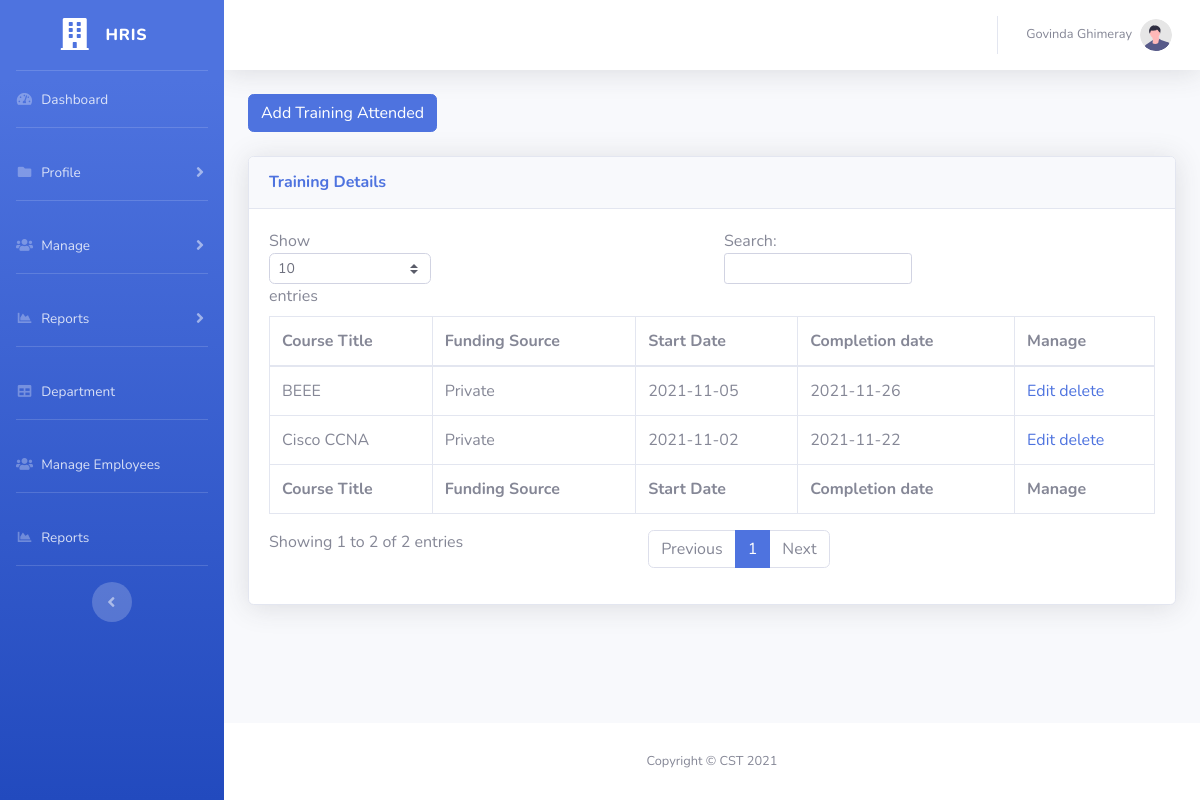
/trainings.php (signed in), run on the app's committed database.
### tables this page shows
CREATE TABLE `employee` (
  `employee_id` bigint(14) NOT NULL,
  `cid` bigint(11) NOT NULL,
  `name` varchar(50) NOT NULL,
  `gender` varchar(10) NOT NULL,
  `dob` date NOT NULL,
  `email` varchar(50) NOT NULL,
  `mobile` int(11) NOT NULL,
  `designation` int(11) NOT NULL,
  `department` int(11) NOT NULL,
  `nationality` varchar(20) NOT NULL,
  `address` varchar(255) NOT NULL,
  `service_status` int(11) NOT NULL,
  `position_level` int(11) NOT NULL
);

CREATE TABLE `training` (
  `tr_id` int(11) NOT NULL,
  `course_title` varchar(50) NOT NULL,
  `start_date` date NOT NULL,
  `end_date` date NOT NULL,
  `emp_id` bigint(14) NOT NULL,
  `funding_source` varchar(50) NOT NULL,
  `remarks` varchar(255) NOT NULL,
  `verification_status` int(2) NOT NULL DEFAULT 0
);

### trainings.php (the view, shortened to what this page needs)
<?php
include('./include/header.php');
?>
                <div class="container-fluid">
                    <p class="mb-4"><a href="add_training.php" type="button" class="btn btn-primary btn-user">Add Training Attended</a></p>
                    <div class="card shadow mb-4">
                        <div class="card-header py-3">
                            <h6 class="m-0 font-weight-bold text-primary">Training Details</h6>
                        </div>
                        <div class="card-body">
                            <div class="table-responsive">
                                <table class="table table-bordered" id="dataTable" width="100%" cellspacing="0">
                                    <thead>
                                        <tr>
                                            <th>Course Title</th>
                                            <th>Funding Source</th>
                                            <th>Start Date</th>
                                            <th>Completion date</th>
                                            <th>Manage</th>
                                        </tr>
                                    </thead>
                                    <tfoot>
                                        <tr>
                                            <th>Course Title</th>
                                            <th>Funding Source</th>
                                            <th>Start Date</th>
                                            <th>Completion date</th>
                                            <th>Manage</th>
                                        </tr>
                                    </tfoot>
                                    <tbody>
                                        <?php
                                        $tr_Qry=mysqli_query($con,"SELECT `tr_id`, `course_title`, `start_date`, `end_date`, `emp_id`, `funding_source`, `remarks` FROM `training` WHERE emp_id=".$emp_id);
                                        while(list($tr_id, $course_title, $start_date, $end_date, $emp_id, $funding_source, $remarks)=mysqli_fetch_row($tr_Qry)){
                                        ?>
                                        <tr>
                                            <td><?=$course_title;?></td>
                                            <td><?=$funding_source;?></td>
                                            <td><?=$start_date;?></td>
                                            <td><?=$end_date;?></td>
                                            <td><a href="edit_training.php?id=<?=$tr_id;?>">Edit</a> <a href="#" onclick="confirmDelete()">delete</a></td>
                                        </tr>
                                        <?php
                                        }
                                        ?>
                                    </tbody>
                                </table>
                            </div>
                        </div>
                    </div>
                </div>
<?php
include('./include/footer.php');
?>

### include/header.php (shortened to what this page needs)
<?php
	include('./include/connection.php');
	$emp_id=$_SESSION['emp_id'];
	list($employee_name)=mysqli_fetch_row(mysqli_query($con,"SELECT name FROM employee WHERE employee_id='".$emp_id."'"));
?>
<!DOCTYPE html>
<html lang="en">
<head>
    <link href="vendor/fontawesome-free/css/all.min.css" rel="stylesheet" type="text/css">
    <link href="css/sb-admin-2.min.css" rel="stylesheet">
</head>
<body id="page-top">
    <div id="wrapper">
        <ul class="navbar-nav bg-gradient-primary sidebar sidebar-dark accordion" id="accordionSidebar">
            <a class="sidebar-brand d-flex align-items-center justify-content-center" href="index.php">
                <div class="sidebar-brand-icon rotate-n-0">
                    <i class="fas fa-building"></i>
                </div>
                <div class="sidebar-brand-text mx-3">HRIS</div>
            </a>
            <hr class="sidebar-divider my-0">
            <li class="nav-item">
                <a class="nav-link" href="index.php">
                    <i class="fas fa-fw fa-tachometer-alt"></i>
                    <span>Dashboard</span></a>
            </li>
            <hr class="sidebar-divider">
            <li class="nav-item">
                <a class="nav-link collapsed" href="#" data-toggle="collapse" data-target="#Profile"
                    aria-expanded="true" aria-controls="Profile">
                    <i class="fas fa-fw fa-folder"></i>
                    <span>Profile</span>
                </a>
            </li>
            <hr class="sidebar-divider">
            <li class="nav-item">
                <a class="nav-link collapsed" href="#" data-toggle="collapse" data-target="#Manage"
                    aria-expanded="true" aria-controls="Manage">
                    <i class="fas fa-fw fa-users"></i>
                    <span>Manage</span>
                </a>
            </li>
            <hr class="sidebar-divider">
            <li class="nav-item">
                <a class="nav-link collapsed" href="#" data-toggle="collapse" data-target="#Reports"
                    aria-expanded="true" aria-controls="Reports">
                    <i class="fas fa-fw fa-chart-area"></i>
                    <span>Reports</span>
                </a>
            </li>
            <hr class="sidebar-divider">
            <li class="nav-item">
                <a class="nav-link" href="#">
                    <i class="fas fa-fw fa-table"></i>
                    <span>Department</span></a>
            </li>
            <hr class="sidebar-divider">
            <li class="nav-item">
                <a class="nav-link" href="manageEmployee.php">
                    <i class="fas fa-fw fa-users"></i>
                    <span>Manage Employees</span></a>
            </li>
            <hr class="sidebar-divider">
            <li class="nav-item">
                <a class="nav-link" href="#">
                    <i class="fas fa-fw fa-chart-area"></i>
                    <span>Reports</span></a>
            </li>
            <hr class="sidebar-divider d-none d-md-block">
            <div class="text-center d-none d-md-inline">
                <button class="rounded-circle border-0" id="sidebarToggle"></button>
            </div>
        </ul>
        <div id="content-wrapper" class="d-flex flex-column">
            <div id="content">
                <nav class="navbar navbar-expand navbar-light bg-white topbar mb-4 static-top shadow">
                    <ul class="navbar-nav ml-auto">
                        <li class="nav-item dropdown no-arrow">
                            <a class="nav-link dropdown-toggle" href="#" id="userDropdown" role="button"
                                data-toggle="dropdown" aria-haspopup="true" aria-expanded="false">
                                <span class="mr-2 d-none d-lg-inline text-gray-600 small"><?php echo $employee_name; ?></span>
                                <img class="img-profile rounded-circle"
                                    src="img/undraw_profile.svg">
                            </a>
                        </li>
                    </ul>
                </nav>

### data on the page
employee: name "Govinda Ghimeray"
training: course_title "BEEE", funding_source "Private", start_date "2021-11-05", end_date "2021-11-26"
training: course_title "Cisco CCNA", funding_source "Private", start_date "2021-11-02", end_date "2021-11-22"
